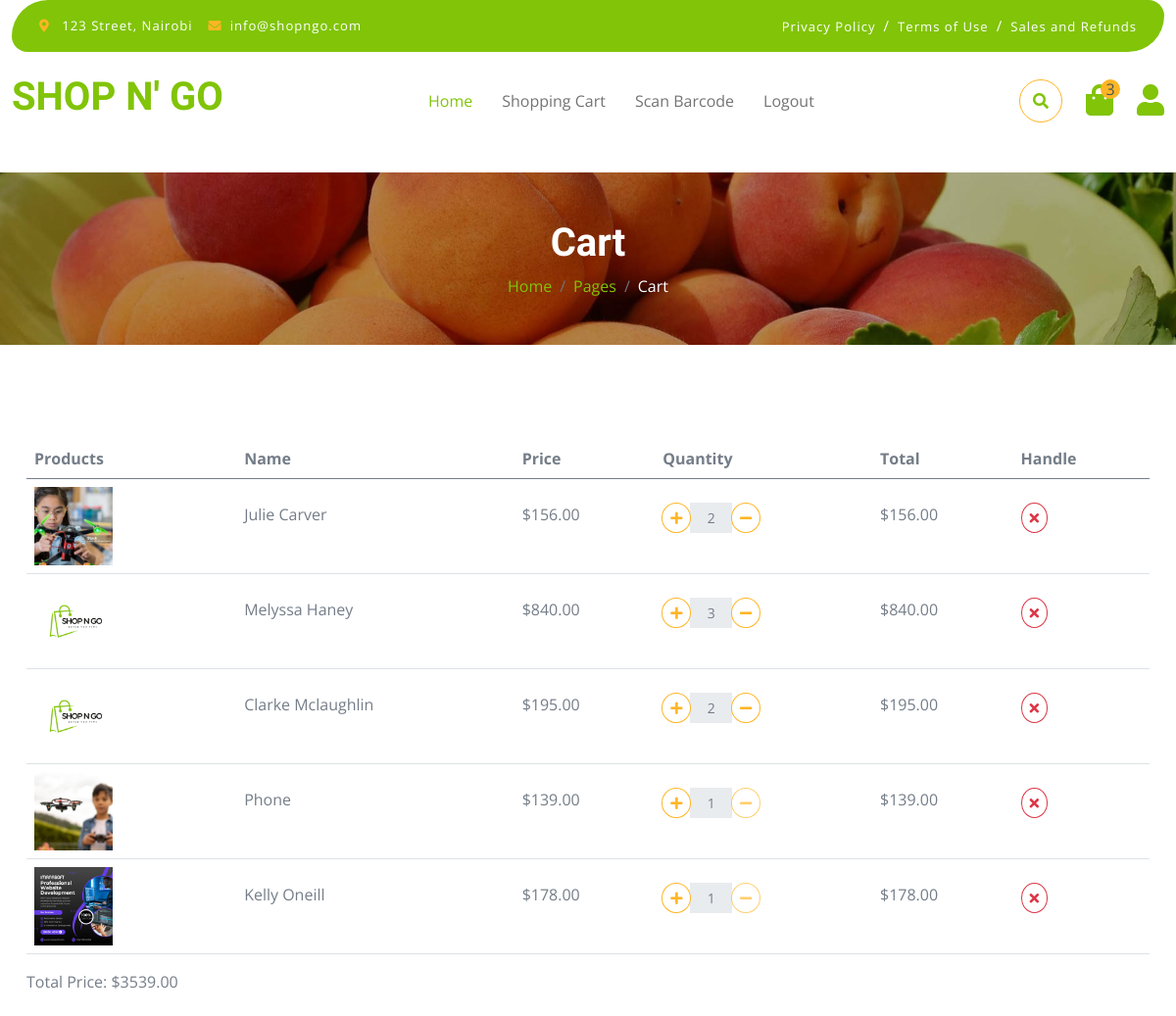
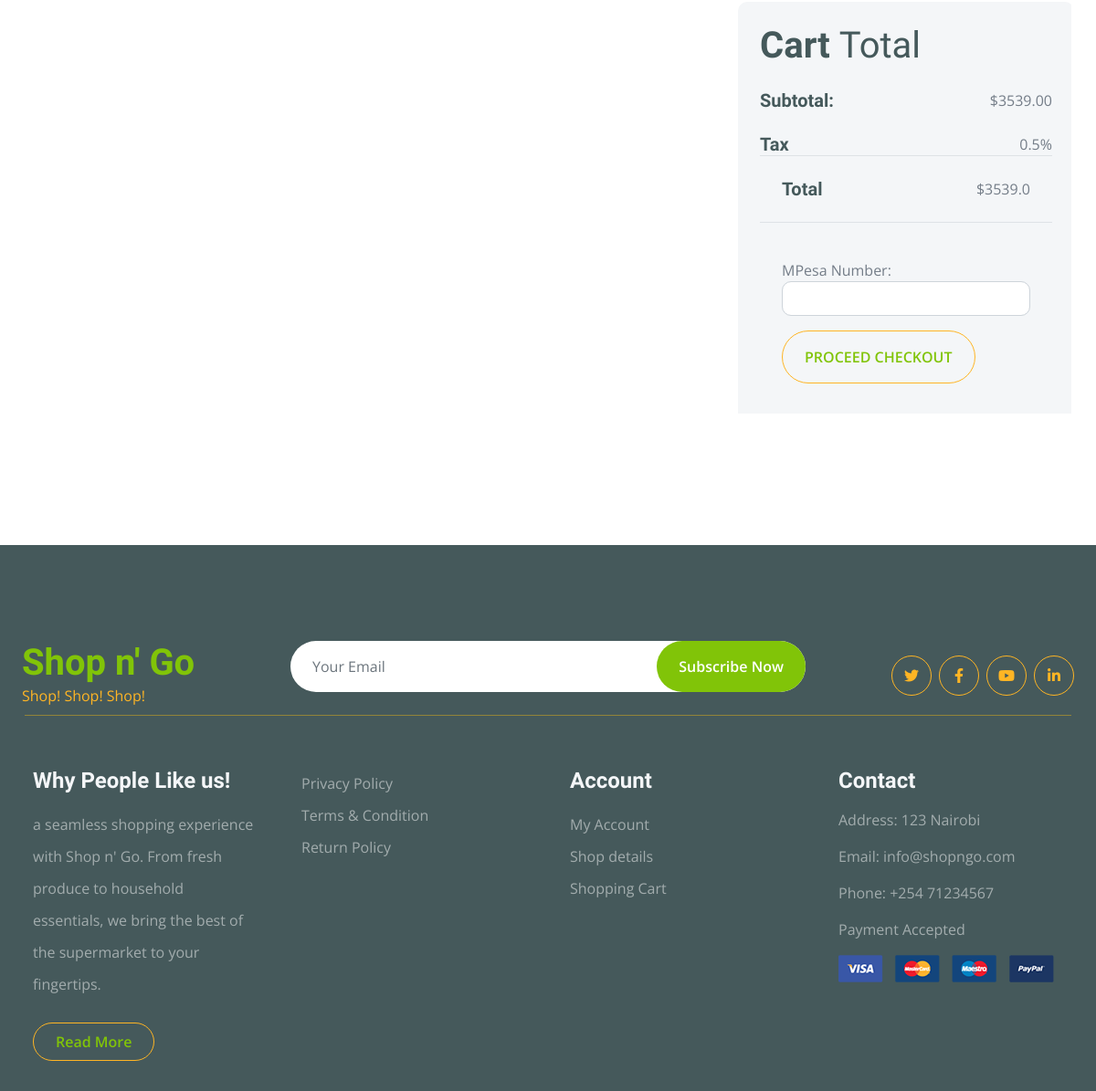
/shopping_cart/ (signed in), run on the app's committed database (2 pictures, top to bottom).
### shop/models.py (models this page shows, shortened)
class ShoppingCart(models.Model):
    user = models.ForeignKey(User, on_delete=models.CASCADE)
    product = models.ForeignKey(Product, on_delete=models.CASCADE)
    quantity = models.PositiveIntegerField(default=1)

class Product(models.Model):
    CATEGORY_CHOICES = [
        ('electronics', 'Electronics'),
        ('clothing', 'Clothing'),
        ('home', 'Home'),
        ('groceries', 'Groceries'),
        ('health_beauty', 'Health & Beauty'),
        ('toys', 'Toys'),
    ]
    category = models.CharField(max_length=50, choices=CATEGORY_CHOICES)
    name = models.CharField(max_length=100)
    details = models.TextField()
    size_or_amount = models.CharField(max_length=50)
    picture = models.ImageField(upload_to='products/')
    isle = models.CharField(max_length=50)
    price = models.DecimalField(max_digits=10, decimal_places=2)
    barcode = models.CharField(max_length=50, unique=True)

### shop/views.py (the view)
# urls.py: path('shopping_cart/', shopping_cart, name='shopping_cart'),
@login_required(login_url='/register/')
def shopping_cart(request):
    user = request.user
    cart_items = ShoppingCart.objects.filter(user=user)
    cart_items = cart_items.annotate(
        total_price=ExpressionWrapper(
            F('product__price') * F('quantity'),
            output_field=FloatField()
        )
    )
    total_price = cart_items.aggregate(total=Sum('total_price'))['total'] or 0
    return render(request, 'shop/cart.html', {
        'cart_items': cart_items,
        'total_price': total_price
    })

### templates/shop/cart.html (shortened to what this page needs)
{% extends 'base.html' %}
{% block content %}
<div class="container-fluid page-header py-5">
    <h1 class="text-center text-white display-6">Cart</h1>
    <ol class="breadcrumb justify-content-center mb-0">
        <li class="breadcrumb-item"><a href="#">Home</a></li>
        <li class="breadcrumb-item"><a href="#">Pages</a></li>
        <li class="breadcrumb-item active text-white">Cart</li>
    </ol>
</div>
<div class="container-fluid py-5">
    <div class="container py-5">
        <div class="table-responsive">
            <form method="post">
                <table class="table">
                    <thead>
                        <tr>
                            <th scope="col">Products</th>
                            <th scope="col">Name</th>
                            <th scope="col">Price</th>
                            <th scope="col">Quantity</th>
                            <th scope="col">Total</th>
                            <th scope="col">Handle</th>
                        </tr>
                    </thead>
                    <tbody>
                        {% for item in cart_items %}
                        <tr>
                            <th scope="row">
                                <div class="d-flex align-items-center">
                                    <img src="{{ item.product.picture.url }}" class="img-fluid me-3" style="width: 80px; height: 80px; object-fit: cover;" alt="{{ item.product.name }}">
                                </div>
                            </th>
                            <td>
                                <p class="mb-0 mt-3">{{ item.product.name }}</p>
                            </td>
                            <td>
                                <p class="mb-0 mt-3">${{ item.product.price|floatformat:2 }}</p>
                            </td>
                            <td>
                                <div class="input-group quantity mt-3" style="width: 100px;">
                                    <div class="input-group-btn">
                                        <button type="button" class="btn btn-sm btn-outline-secondary rounded-circle plus-btn" data-product-id="{{ item.product.id }}">
                                            <i class="fa fa-plus"></i>
                                        </button>
                                    </div>
                                    <input type="text" id="quantity-{{ item.product.id }}" class="form-control form-control-sm text-center border-0" value="{{ item.quantity }}" readonly>
                                    <div class="input-group-btn">
                                        <button type="button" class="btn btn-sm btn-outline-secondary rounded-circle minus-btn" data-product-id="{{ item.product.id }}" {% if item.quantity <= 1 %}disabled{% endif %}>
                                            <i class="fa fa-minus"></i>
                                        </button>
                                    </div>
                                </div>
                            </td>
                            <td>
                                <p id="total-price-{{ item.product.id }}" class="mb-0 mt-3">${{ item.product.price|floatformat:2 }}</p>
                            </td>
                            <td>
                                <button class="btn btn-sm btn-outline-danger rounded-circle mt-3 delete-btn" data-product-id="{{ item.product.id }}">
                                    <i class="fa fa-times"></i>
                                </button>
                            </td>
                        </tr>
                        {% endfor %}
                    </tbody>
                </table>
                <p>Total Price: ${{ total_price|floatformat:2 }}</p>
            </form>
            <div class="row g-4 justify-content-end">
                <div class="col-8"></div>
                <div class="col-sm-8 col-md-7 col-lg-6 col-xl-4">
                    <div class="bg-light rounded">
                        <div class="p-4">
                            <h1 class="display-6 mb-4">Cart <span class="fw-normal">Total</span></h1>
                            <div class="d-flex justify-content-between mb-4">
                                <h5 class="mb-0 me-4">Subtotal:</h5>
                                <p class="mb-0">${{ total_price|floatformat:2 }}</p>
                            </div>
                            <div class="d-flex justify-content-between">
                                <h5 class="mb-0 me-4">Tax</h5>
                                <div class="">
                                    <p class="mb-0">0.5%</p>
                                </div>
                            </div>
                            <div class="py-4 mb-4 border-top border-bottom d-flex justify-content-between">
                                <h5 class="mb-0 ps-4 me-4">Total</h5>
                                <p id="cart-total" class="mb-0 pe-4">${{ total_price }}</p>
                            </div>
                        <form method="post" action="{% url 'complete_shopping' %}">
                            <div class="form-group py-3 px-4">
                                <label for="mpesa_number">MPesa Number:</label>
                                <input type="text" name="mpesa_number" id="mpesa_number" class="form-control" required>
                            </div>
                            <button type="submit" class="btn border-secondary rounded-pill px-4 py-3 text-primary text-uppercase mb-4 ms-4">Proceed Checkout</button>
                        </form>
                    </div>
                </div>
            </div>
        </div>
    </div>
</div>
{% endblock %}

### static/css/style.css (style rules this page uses)
.container { max-width: 1200px; margin: 0 auto; padding: 0 15px; }
.row { display: flex; flex-wrap: wrap; margin: -15px; }
.btn { font-weight: 600; transition: .5s; }
.btn.border-secondary { transition: 0.5s; }
.page-header { position: relative; background: linear-gradient(rgba(0, 0, 0, 0.3), rgba(0, 0, 0, 0.3)), url(../img/cart-page-header-img.jpg); background-position: center center; background-repeat: no-repeat; background-size: cover; }
@media (min-width: 992px) { .hero-header, .page-header { margin-top: 152px !important; } }

### data on the page
ShoppingCart: product.picture (picture), product.name "Julie Carver", product.price "156.00", quantity "2"
ShoppingCart: product.picture (picture), product.name "Melyssa Haney", product.price "840.00", quantity "3"
ShoppingCart: product.picture (picture), product.name "Clarke Mclaughlin", product.price "195.00", quantity "2"
ShoppingCart: product.picture (picture), product.name "Phone", product.price "139.00", quantity "1"
ShoppingCart: product.picture (picture), product.name "Kelly Oneill", product.price "178.00", quantity "1"

### other printed values
{{ total_price|floatformat:2 }} "3539.00"
{{ total_price }} "3539.0"
